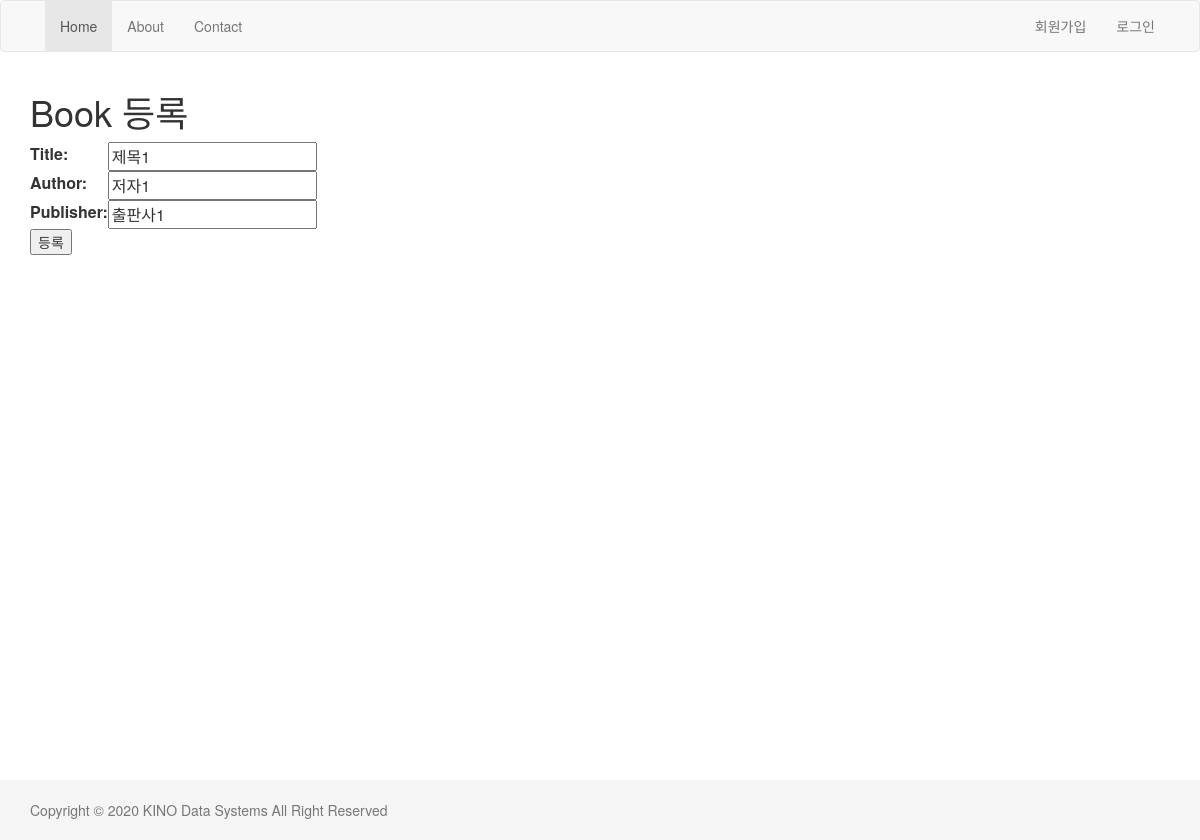
The page /book/update/1/ on the database as committed earlier.
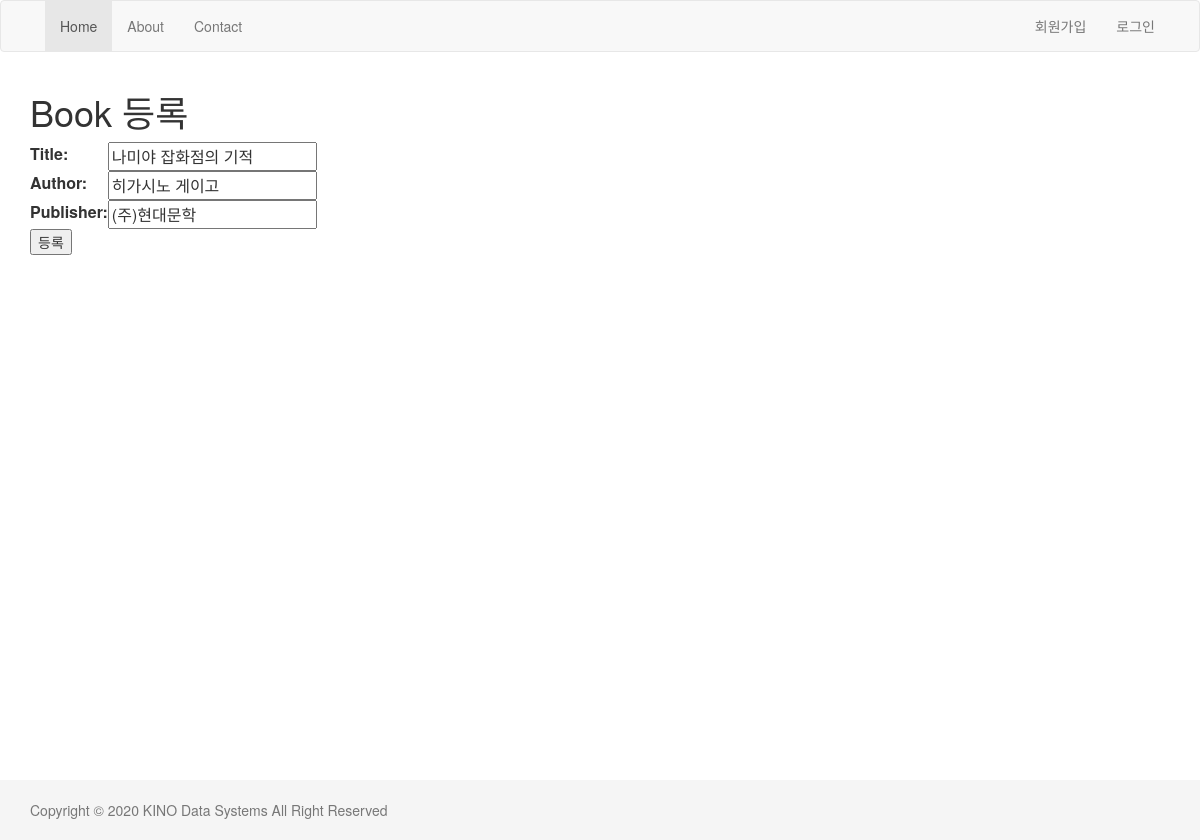
The same page on the database as committed later.
### book/models.py (models this page shows, shortened)
class Book(models.Model):
    title = models.CharField(max_length=100)
    author = models.CharField(max_length=100)
    publisher = models.CharField(max_length=100)

### book/templates/book/book_form.html (shortened to what this page needs)
{% extends 'layout.html' %}
{% block content %}
  <h1>Book 등록</h1>
  <form action="" method="POST">
    <table>{{ form.as_table }}</table>
    <input type="submit" value="등록" />
  </form>
{% endblock %}

Rows that differ between the two databases and show on the page:
changed Book: title "제목1" → "나미야 잡화점의 기적"; author "저자1" → "히가시노 게이고"; publisher "출판사1" → "(주)현대문학"
